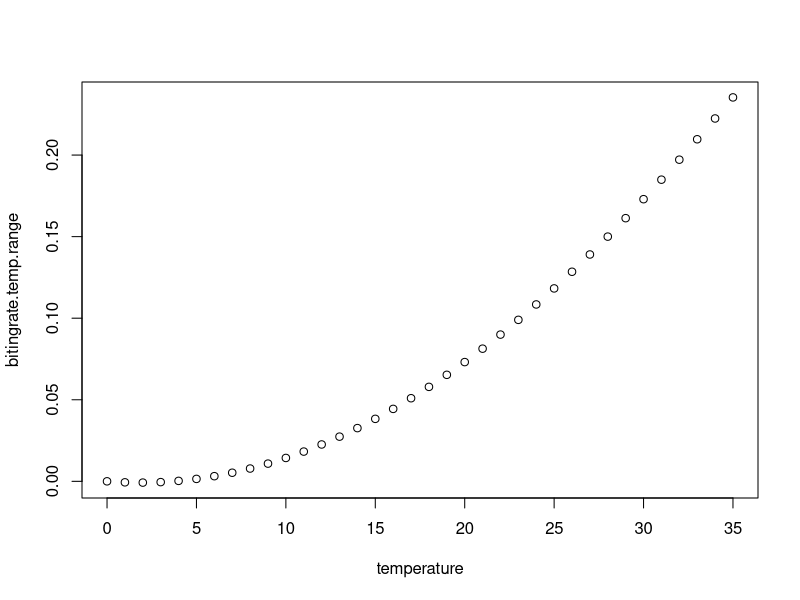
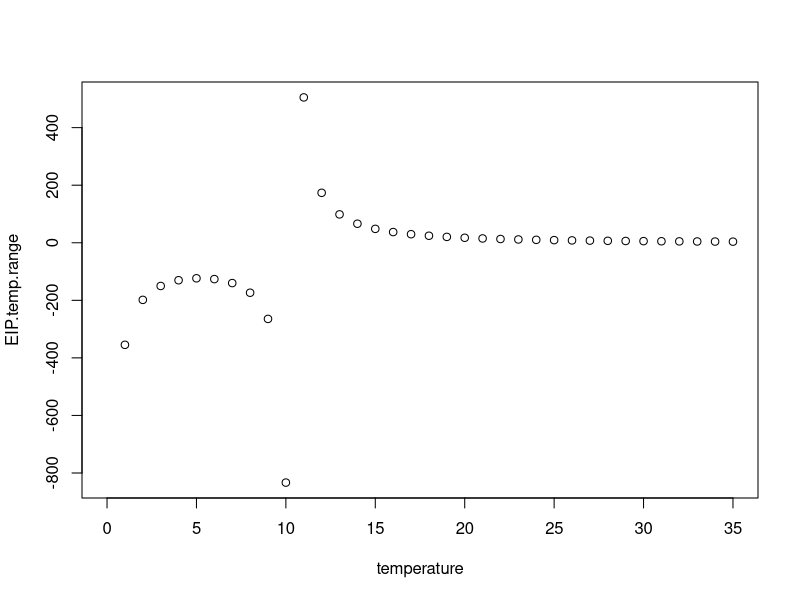
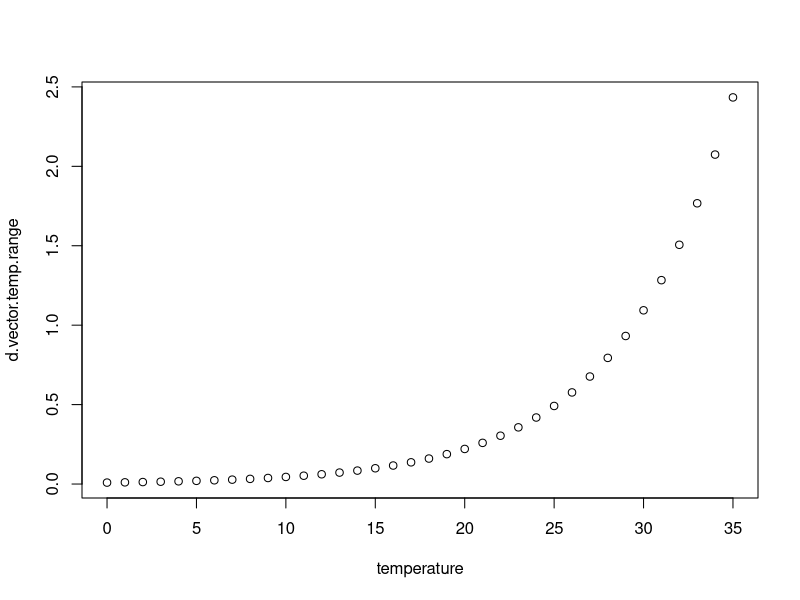
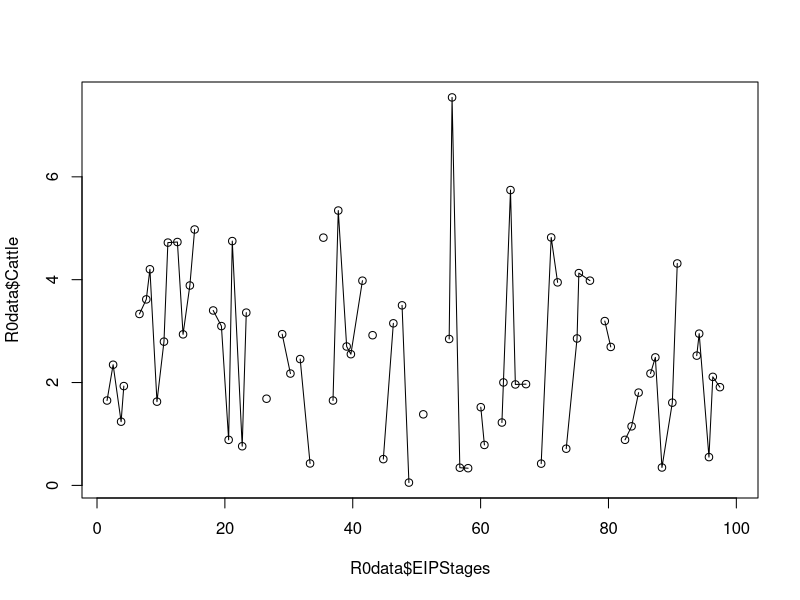
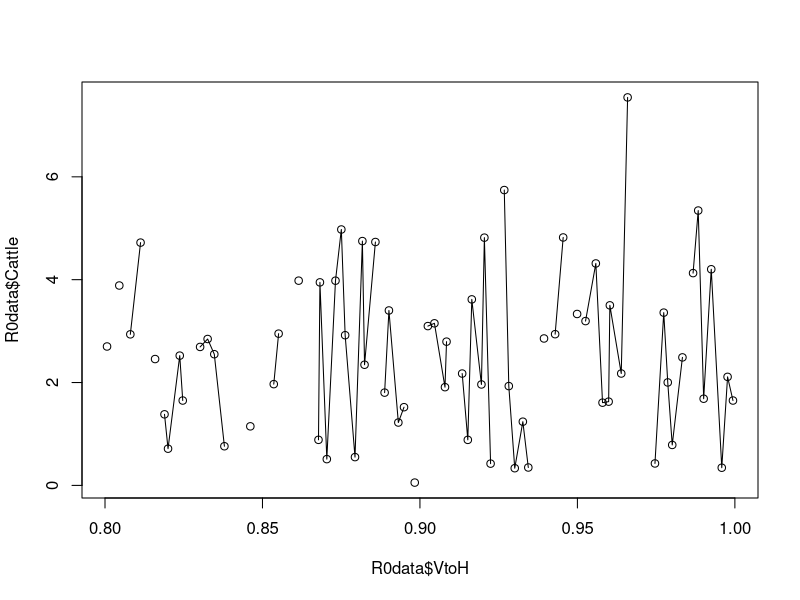
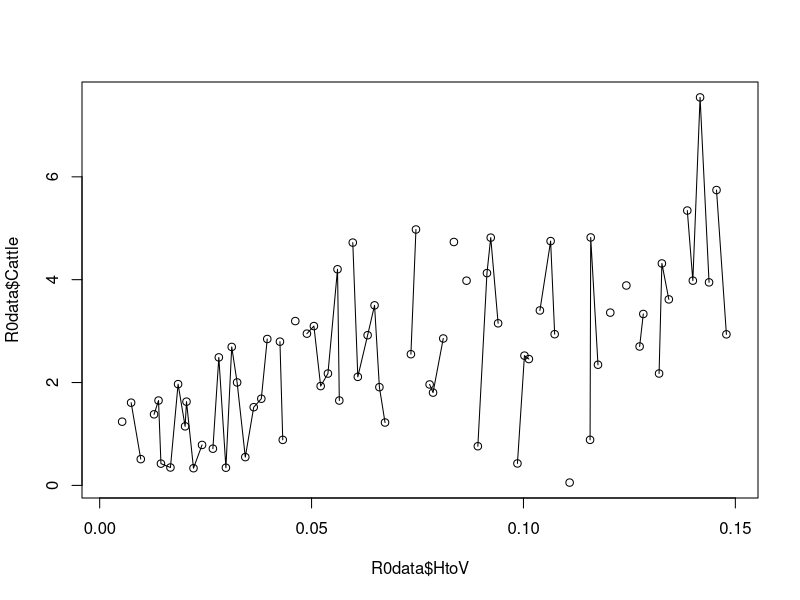
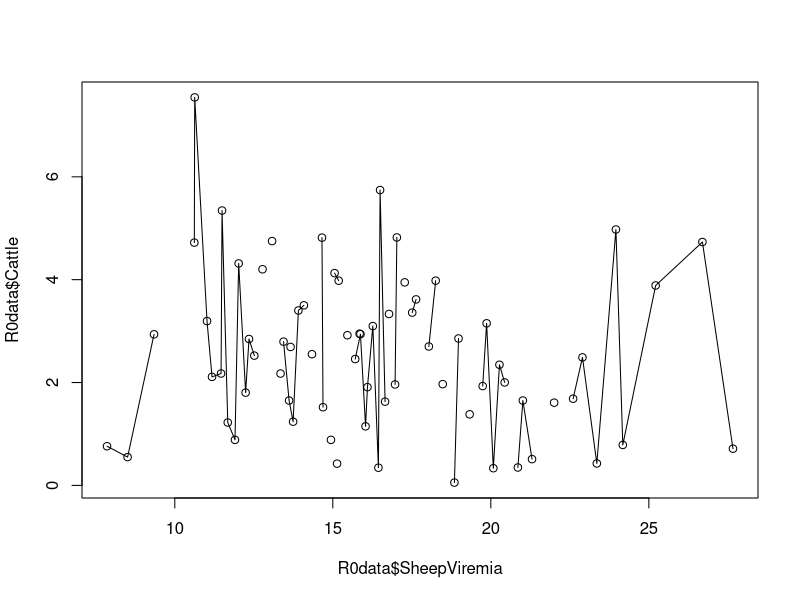
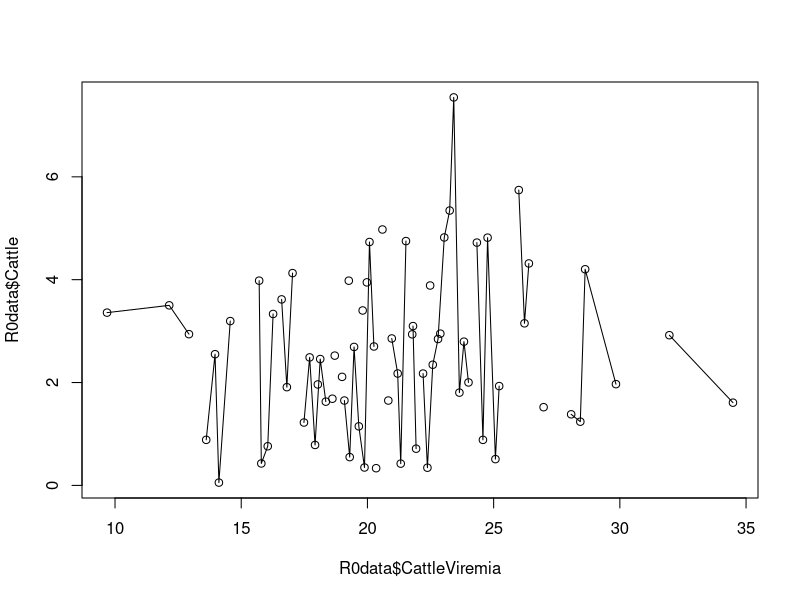

Source code (R) for these figures, in order:
##Recreating Gubbins et al 2008
##Blue Tongue R0 Model with Two Hosts and One Vector
##Jessica Rowland April 2013

##Load Required Packages

##Package for Latin Hypercube Sampling
library("lhs")

## Code Outline
## 1. LHS Sampling and Temperature Calibration
## 2. Parameters with LHS Output
## 3. R0 Model Components
## 4. R0 Models
## 5. Visualization R0 Parameters and R0 Estimates

##Latin Hypercube Sampling of Parameters

LHStest <-randomLHS(100,8)
LHStable <-matrix(0,nrow=100,ncol=11)
LHStable[,1] <-qunif(LHStest[,1],1,100)
LHStable[,2] <-qunif(LHStest[,2],.8,1)
LHStable[,3] <-qunif(LHStest[,3],.001,.15)
LHStable[,4] <-qunif(LHStest[,4],0,5000)
LHStable[,5] <-qunif(LHStest[,5],0,5000)
LHStable[,6] <-qgamma(LHStest[,6],16.4)
LHStable[,7] <-qgamma(LHStest[,7],20.6)
LHStable[,8] <-qunif(LHStest[,8],0,35)

##Temperature calibration of parameters

bitingrate.temp <- .0002*(LHStable[,8])*(LHStable[,8]-3.7)*(41.9-LHStable[,8])^(1/27)
EIP.temp <- (1/(.0003*(LHStable[,8])*(LHStable[,8]-10.4)))
d.vector.temp <- .009*exp(.16*LHStable[,8])

## Adding Temperature Calibrated Parameters to the LHS Matrix

LHStable[,9] <-bitingrate.temp
LHStable[,10] <-EIP.temp
LHStable[,11] <- d.vector.temp

## Range of Temperature Calibration Parameters 
temperature <-c(0:35)

bitingrate.temp.range <- .0002*(temperature)*(temperature-3.7)*(41.9-temperature)^(1/27)
EIP.temp.range <- (1/(.0003*(temperature)*(temperature-10.4)))
d.vector.temp.range <- .009*exp(.16*temperature)

plot(temperature,bitingrate.temp.range)
plot(temperature, EIP.temp.range)
plot(temperature, d.vector.temp.range)


##Parameters


beta.vector <- LHStable[,2] ## probabilty of transmission from vector to host
d.sheep <- .01 ## infection induced mortality in sheep ranges from 0.001 to 0.01
d.cattle <-0 ##infection induced mortaltiy it cattle
beta.host <- LHStable[,3] ## probability of transmission from host to vector
d.vector <- LHStable[,11] ## vector death rate
bite <- LHStable[,9] ## recipricol of days between bites
EIP.recip <-  1/LHStable[,10]##  reciprical of days in EIP
v.cattle <- LHStable[,4] ## ratio of vectors to cattle
v.sheep <- LHStable[,5] ## ratio of vectors to sheep
pb.cattle <- LHStable[,5]/(LHStable[,5]+.1*LHStable[,4]) ## proportion of bites on cattle
pb.sheep <- 1-pb.cattle  ## proportion of bites on sheep
viremia.cattle.recip <- 1/LHStable[,7]  ## recipricol of days of viremia in cattle
viremia.sheep.recip <- 1/LHStable[,6] ## recipricol of days of viremia in sheep

##Bluetongue R0 Model Components

R0.contact <- ((beta.vector*beta.host*(bite^2))/d.vector)  ## contact component

R0.vector  <- ((EIP.recip)/(d.vector+(EIP.recip)))  ## vector component

R0.host.c <- ((v.cattle*(pb.cattle^2))/(viremia.cattle.recip+d.cattle)) ##  catlle component

R0.host.s <- ((v.sheep*(pb.sheep^2))/(viremia.sheep.recip+d.sheep))  ## sheep component

## Bluetongue R0 models for cattle, sheep, and both
R0.cattle <- sqrt(R0.contact*R0.vector*R0.host.c)

R0.sheep <- sqrt(R0.contact*R0.vector*R0.host.s)

R0.both <- sqrt(R0.contact*R0.vector*(R0.host.c + R0.host.s))



## All of the Data in a Dataframe
R0data <- data <-as.data.frame(LHStable)
names(R0data)[1] <-paste("EIPStages")
names(R0data)[2] <-paste("VtoH")
names(R0data)[3] <-paste("HtoV")
names(R0data)[4] <-paste("VtoCattle")
names(R0data)[5] <-paste("VtoSheep")
names(R0data)[6] <-paste("SheepViremia")
names(R0data)[7] <-paste("CattleViremia")
names(R0data)[8] <-paste("Temperature")
names(R0data)[9] <-paste("BitingRate")
names(R0data)[10] <-paste("EIP")
names(R0data)[11] <-paste("VDeathRate")
R0data$Cattle <- R0.cattle
R0data$Sheep <- R0.sheep
R0data$Both <-R0.both

## R0 Estimate Summaries

summary(R0data[,12:14])

## Visualization of Parameters and R0 for Cattle

plot(R0data$EIPStages,R0data$Cattle)
lines(lowess(R0data$EIPStages,R0data$Cattle))


plot(R0data$VtoH,R0data$Cattle)
lines(lowess(R0data$VtoH,R0data$Cattle))

plot(R0data$HtoV,R0data$Cattle)
lines(lowess(R0data$HtoV,R0data$Cattle))

plot(R0data$SheepViremia,R0data$Cattle)
lines(lowess(R0data$SheepViremia,R0data$Cattle))

plot(R0data$CattleViremia,R0data$Cattle)
lines(lowess(R0data$CattleViremia,R0data$Cattle))


plot(R0data$Temperature,R0data$Cattle) 
lines(lowess(R0data$Temperature,R0data$Cattle))

plot(R0data$BitingRate,R0data$Cattle) 
lines(lowess(R0data$BitingRate,R0data$Cattle))

plot(R0data$EIP,R0data$Cattle) 
lines(lowess(R0data$EIP,R0data$Cattle))

plot(R0data$VDeathRate,R0data$Cattle) 
lines(lowess(R0data$VDeathRate,R0data$Cattle))
